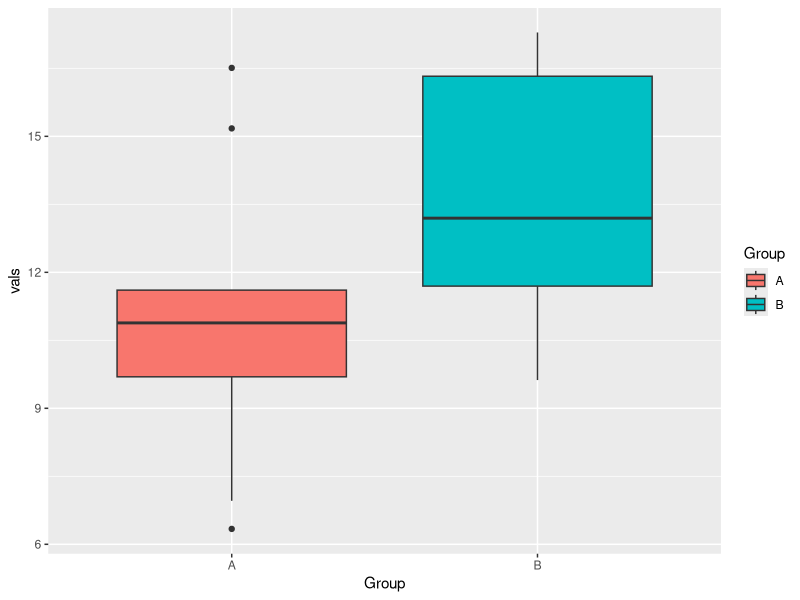

Reproduce this figure in R.
## ---- chunk 1
x <- rnorm(10, mean=10, sd=3)
y <- rnorm(10, mean=15, sd=3)

grup <- as.factor(c(rep("A", 10), rep("B",10)))

myData <- data.frame(Group=grup, vals=c(x,y))

library(ggplot2)
ggplot(myData, aes(x=Group, y=vals, fill=Group)) +
  geom_boxplot()
## ---- chunk 2
t.test(vals~Group, data=myData)
## ---- chunk 3
t.test(vals~Group, data=myData, alternative="less")
## ---- chunk 4
t.test(vals~Group, data=myData, alternative="greater")
